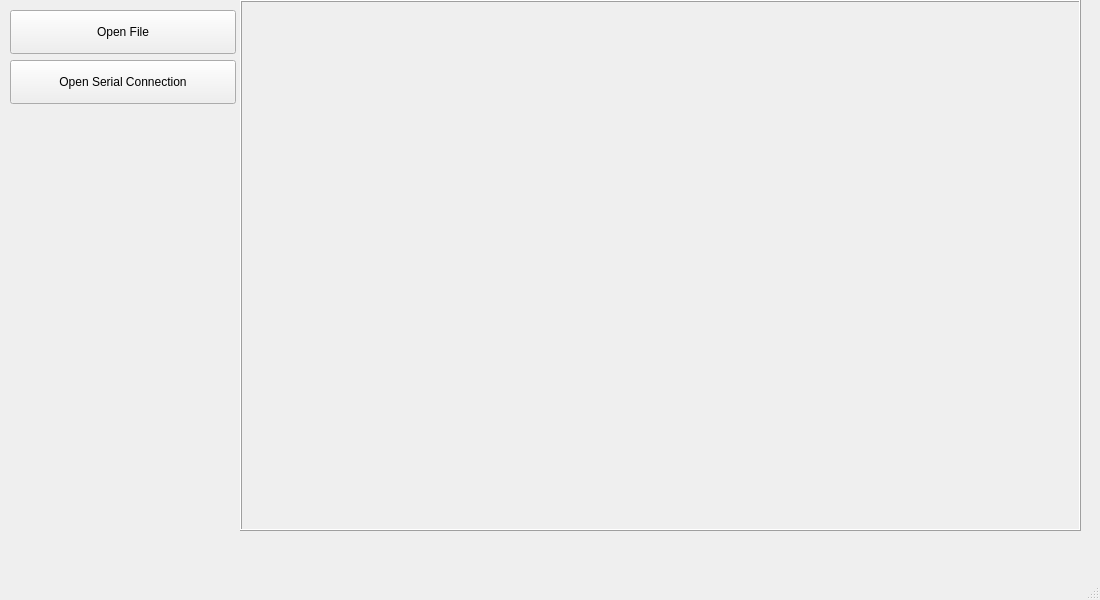
<?xml version="1.0" encoding="UTF-8"?>
<ui version="4.0">
 <class>MainWindow</class>
 <widget class="QMainWindow" name="MainWindow">
  <property name="geometry">
   <rect>
    <x>0</x>
    <y>0</y>
    <width>1100</width>
    <height>600</height>
   </rect>
  </property>
  <property name="sizePolicy">
   <sizepolicy hsizetype="Minimum" vsizetype="Fixed">
    <horstretch>0</horstretch>
    <verstretch>0</verstretch>
   </sizepolicy>
  </property>
  <property name="maximumSize">
   <size>
    <width>1920</width>
    <height>16777215</height>
   </size>
  </property>
  <property name="windowTitle">
   <string>MainWindow</string>
  </property>
  <widget class="QWidget" name="centralwidget">
   <widget class="QWidget" name="verticalLayoutWidget">
    <property name="geometry">
     <rect>
      <x>10</x>
      <y>10</y>
      <width>226</width>
      <height>531</height>
     </rect>
    </property>
    <layout class="QVBoxLayout" name="verticalLayout">
     <item>
      <widget class="QPushButton" name="open_file_btn">
       <property name="enabled">
        <bool>true</bool>
       </property>
       <property name="minimumSize">
        <size>
         <width>0</width>
         <height>44</height>
        </size>
       </property>
       <property name="toolTip">
        <string>Open file for visualization</string>
       </property>
       <property name="text">
        <string>Open File</string>
       </property>
       <property name="default">
        <bool>false</bool>
       </property>
      </widget>
     </item>
     <item>
      <widget class="QPushButton" name="open_serial_com_btn">
       <property name="minimumSize">
        <size>
         <width>0</width>
         <height>44</height>
        </size>
       </property>
       <property name="toolTip">
        <string>Open serial connection for real time visualization</string>
       </property>
       <property name="styleSheet">
        <string notr="true">QPushButton:checked {background-color: #A3C1DA; color: red;}</string>
       </property>
       <property name="text">
        <string>Open Serial Connection</string>
       </property>
       <property name="checkable">
        <bool>true</bool>
       </property>
       <property name="checked">
        <bool>false</bool>
       </property>
      </widget>
     </item>
     <item>
      <spacer name="verticalSpacer">
       <property name="orientation">
        <enum>Qt::Vertical</enum>
       </property>
       <property name="sizeHint" stdset="0">
        <size>
         <width>20</width>
         <height>20</height>
        </size>
       </property>
      </spacer>
     </item>
    </layout>
   </widget>
   <widget class="QFrame" name="frame">
    <property name="geometry">
     <rect>
      <x>240</x>
      <y>0</y>
      <width>841</width>
      <height>531</height>
     </rect>
    </property>
    <property name="sizePolicy">
     <sizepolicy hsizetype="Expanding" vsizetype="Expanding">
      <horstretch>0</horstretch>
      <verstretch>0</verstretch>
     </sizepolicy>
    </property>
    <property name="frameShape">
     <enum>QFrame::Box</enum>
    </property>
    <property name="frameShadow">
     <enum>QFrame::Raised</enum>
    </property>
    <widget class="QWidget" name="verticalLayoutWidget_2">
     <property name="geometry">
      <rect>
       <x>70</x>
       <y>10</y>
       <width>761</width>
       <height>511</height>
      </rect>
     </property>
     <layout class="QVBoxLayout" name="plotWidget"/>
    </widget>
   </widget>
  </widget>
  <widget class="QMenuBar" name="menubar">
   <property name="geometry">
    <rect>
     <x>0</x>
     <y>0</y>
     <width>1100</width>
     <height>19</height>
    </rect>
   </property>
  </widget>
  <widget class="QStatusBar" name="statusbar"/>
 </widget>
 <resources/>
 <connections/>
</ui>
